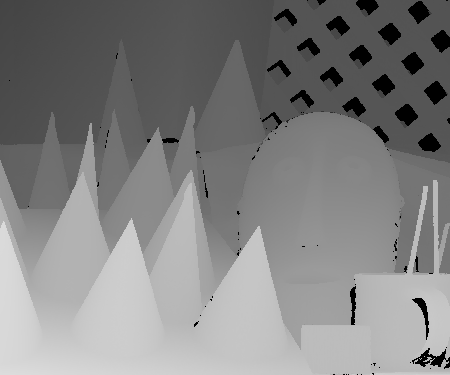
#> input picture cones_l_disp.png, 450 x 375 px
$ python metrics.py
#> lines starting #> are read from the running program, lines starting #| are printed output that depends on the picture
import cv2
import math
import numpy as np

##############
#    DEFS    #
##############

def rmse(result_image, ground_truth):
    result_image[np.isnan(result_image)] = 0
    ground_truth[np.isnan(ground_truth)] = 0

    rmse = math.sqrt((np.square(result_image - ground_truth)).mean())

    return rmse


##############
#   PARAMS   #
##############

img_ground = cv2.imread('cones_l_disp.png').astype(float)
#> img_ground: shape (375, 450, 3) float64; min 0, max 220, mean 129.8
img_out = cv2.imread('out/cones_5_robust.png').astype(float)
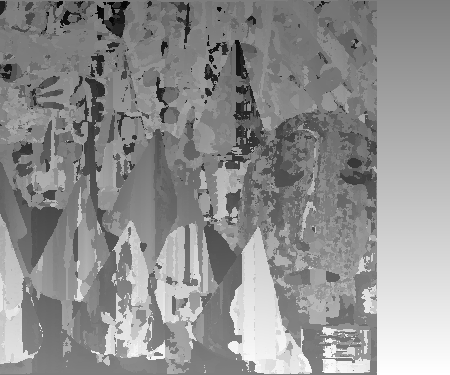
#> input picture out/cones_5_robust.png, 450 x 375 px
#> img_out: shape (375, 450, 3) float64; min 0, max 255, mean 142.8

# Max error that is forgiven
GRACE = 5


##############
#    MAIN    #
##############

# Make sure both images have the same dimensions
assert(img_ground.shape[:2] == img_out.shape[:2])

# Discard color channels, assume the images are grayscale and use only the red channel
if (len(img_ground.shape) > 2):
  img_ground = img_ground[:, :, 0]
#> img_ground: shape (375, 450) float64
if (len(img_out.shape) > 2):
  img_out = img_out[:, :, 0]
#> img_out: shape (375, 450) float64

WIDTH = img_ground.shape[0]
#> WIDTH = 375
HEIGHT = img_ground.shape[1]
#> HEIGHT = 450

# Count erros
img_diff = np.zeros([WIDTH, HEIGHT, 3], dtype=np.uint8)
err_count = 0
for y in range(HEIGHT):
  for x in range(WIDTH):
    err = img_ground[x, y] - img_out[x, y]
    if err > GRACE:
      # Our estimation for this pixel was too low, we should increase it.
      # Paint it green.
      err_count += 1
      img_diff[x, y, 1] = abs(err) - GRACE
    elif err < -GRACE:
      # Our estimation for this pixel was too high, we should lower it.
      # Paint it red.
      err_count += 1
      img_diff[x, y, 2] = abs(err) - GRACE
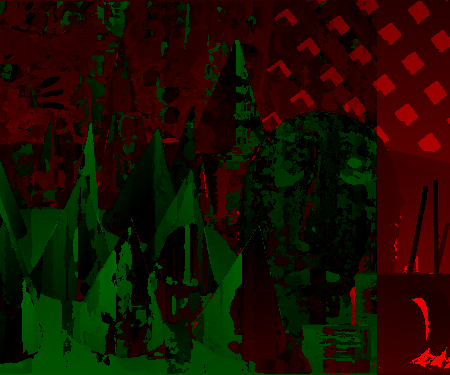
#> img_diff: shape (375, 450, 3); mean of channels 0, 1, 2 0, 15, 26.9; drawn as B, G, R
#> after the loop, err_count = 160164

print(f"Total bad pixel count: {err_count}")
#| Total bad pixel count: 160164
print(f"Bad pixel percentage: {err_count*100 / (WIDTH*HEIGHT):.2f}%")
#| Bad pixel percentage: 94.91%

print(f"Saving error map as errors.png...")
cv2.imwrite('errors.png', img_diff)
print("Done!")


# Calculating Root-Mean square error
print(f"Root-Mean Square Error: {rmse(img_out, img_ground):.2f}")
#> in rmse, `rmse = math.sqrt((np.square(result_image - ground_truth)).mean())`: rmse = 55.93
#| Root-Mean Square Error: 55.93
